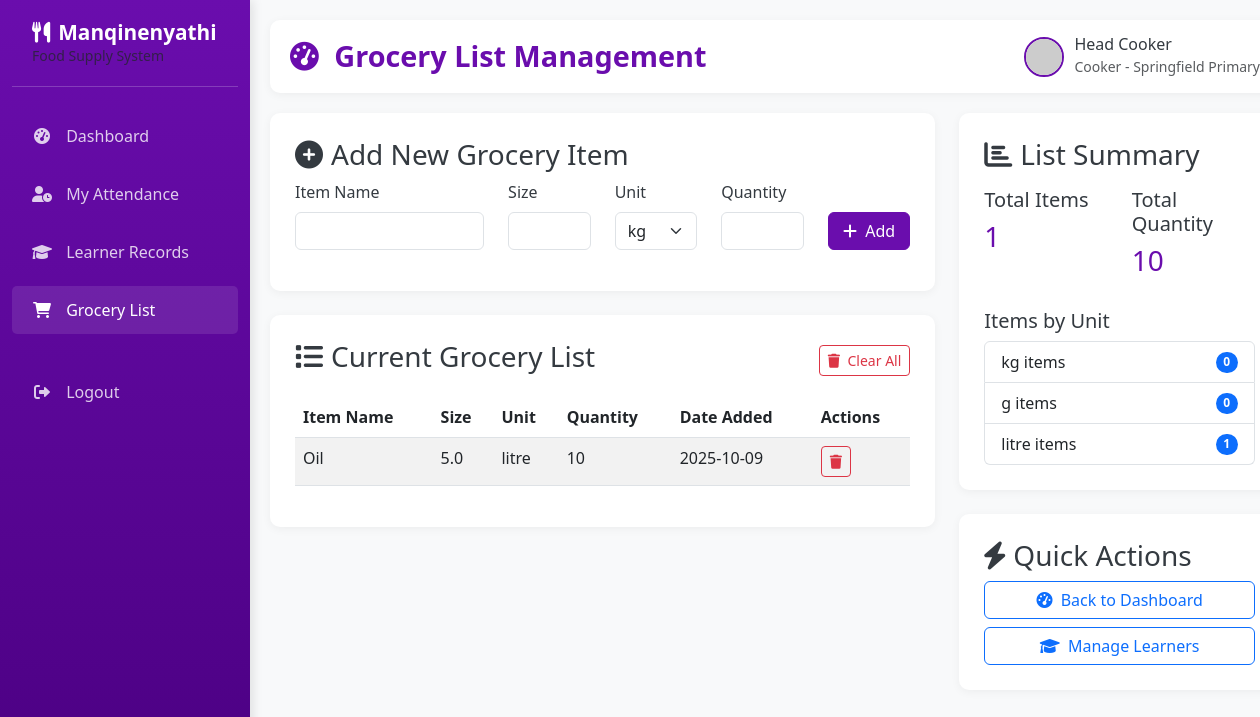
/cooker/grocery-list (signed in), run on an earlier commit of the app's database.
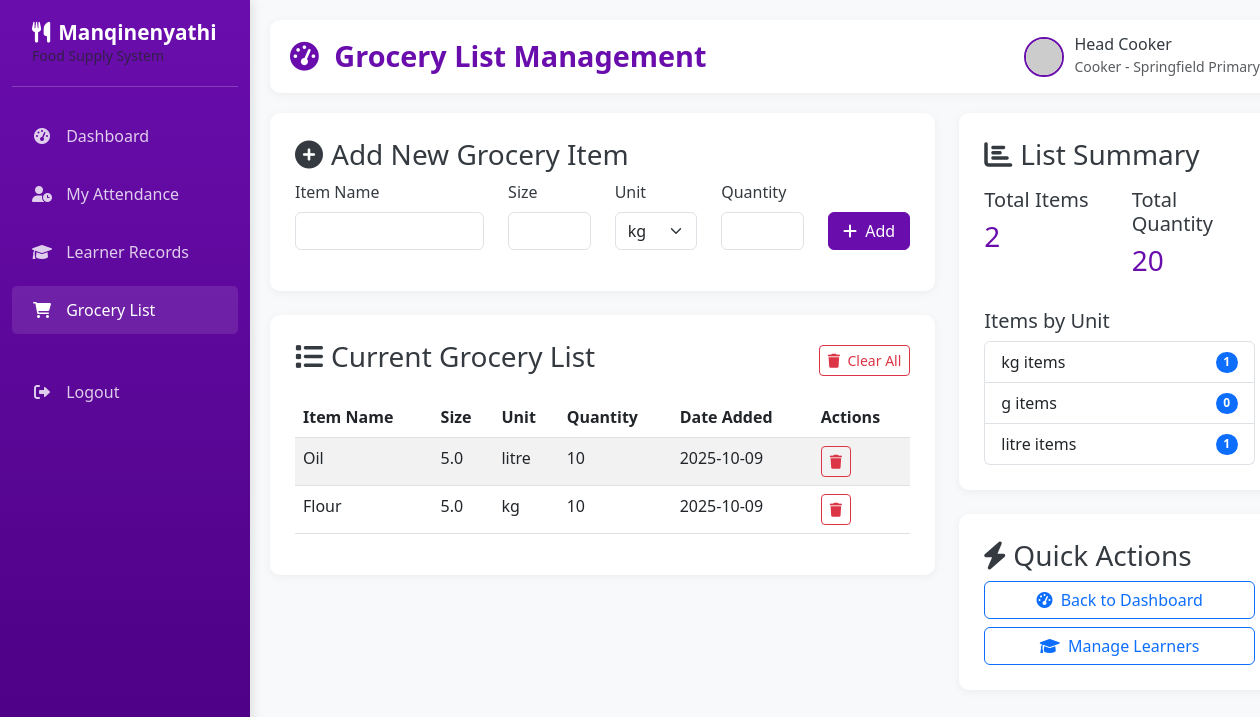
And on a later commit of the database.
### app.py (models this page shows)
class GroceryItem(db.Model):
    __tablename__ = 'grocery_items'
    item_id = db.Column(db.Integer, primary_key=True)
    cooker_id = db.Column(db.Integer, db.ForeignKey('users.user_id'), nullable=False)
    item_name = db.Column(db.String(100), nullable=False)
    size = db.Column(db.Float, nullable=False)
    unit = db.Column(db.Enum('kg', 'g', 'litre'), nullable=False)
    quantity_needed = db.Column(db.Integer, nullable=False)
    created_at = db.Column(db.DateTime, default=datetime.utcnow)
    cooker = db.relationship('User', backref='grocery_items', foreign_keys=[cooker_id])

### app.py (the view)
@app.route('/cooker/grocery-list')
def cooker_grocery_list():
    if session.get('role') != 'cooker':
        return redirect(url_for('home'))
    user_id = session.get('user_id')
    grocery_items = GroceryItem.query.filter_by(cooker_id=user_id).order_by(GroceryItem.created_at.desc()).all()
    return render_template('cooker_grocery_list.html', grocery_items=grocery_items)

### templates/cooker_grocery_list.html (shortened to what the changed rows need)
{% extends "cooker_base.html" %}
{% block page_title %}Grocery List Management{% endblock %}
{% block content %}
<div class="row">
    <div class="col-md-8">
        <div class="content-card">
            {% if grocery_items %}
            <div class="table-responsive">
                <table class="table table-striped">
                    <thead>
                        <tr>
                            <th>Item Name</th>
                            <th>Size</th>
                            <th>Unit</th>
                            <th>Quantity</th>
                            <th>Date Added</th>
                            <th>Actions</th>
                        </tr>
                    </thead>
                    <tbody>
                        {% for item in grocery_items %}
                        <tr>
                            <td>{{ item.item_name }}</td>
                            <td>{{ item.size }}</td>
                            <td>{{ item.unit }}</td>
                            <td>{{ item.quantity_needed }}</td>
                            <td>{{ item.created_at.strftime('%Y-%m-%d') }}</td>
                            <td>
                                <form method="POST" action="{{ url_for('delete_grocery_item', item_id=item.item_id) }}" class="d-inline">
                                    <button type="submit" class="btn btn-sm btn-outline-danger" onclick="return confirm('Are you sure you want to delete this item?')">
                                        <i class="fas fa-trash"></i>
                                    </button>
                                </form>
                            </td>
                        </tr>
                        {% endfor %}
                    </tbody>
                </table>
            </div>
            {% else %}
            <div class="text-center py-4">
                <i class="fas fa-shopping-cart fa-3x text-muted mb-3"></i>
                <p class="text-muted">Your grocery list is empty. Add some items above.</p>
            </div>
            {% endif %}
        </div>
    </div>
    <div class="col-md-4">
        <div class="content-card">
            <div class="row mt-3">
                <div class="col-6">
                    <h5>Total Items</h5>
                    <h3 class="text-purple">{{ grocery_items|length }}</h3>
                </div>
                <div class="col-6">
                    <h5>Total Quantity</h5>
                    <h3 class="text-purple">
                        {{ grocery_items|sum(attribute='quantity_needed') }}
                    </h3>
                </div>
            </div>
            <div class="mt-4">
                <ul class="list-group">
                    <li class="list-group-item d-flex justify-content-between align-items-center">
                        kg items
                        <span class="badge bg-primary rounded-pill">
                            {{ grocery_items|selectattr('unit', 'equalto', 'kg')|list|length }}
                        </span>
                    </li>
                </ul>
            </div>
        </div>
    </div>
</div>
{% endblock %}

What changed in the data, as far as the page shows it:
added GroceryItem: item_name "Flour", size "5.0", unit "kg", quantity_needed "10", created_at "2025-10-09"
Also different on the page:
{{ grocery_items|length }}: "1" → "2"
{{ grocery_items|sum(attribute='quantity_needed') }}: "10" → "20"
{{ grocery_items|selectattr('unit', 'equalto', 'kg')|list|length }}: "0" → "1"
